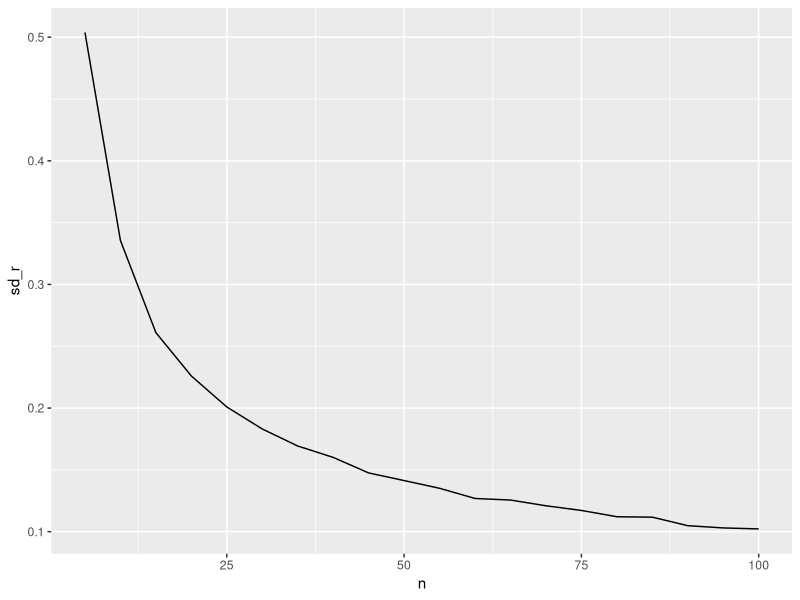

Reproduce this figure in R.
## ---- chunk 1
library(dplyr)
library(ggplot2)

tidyr::crossing(
  n = seq(5, 100, 5),
  k = 1:1000
) %>% 
  rowwise() %>% 
  mutate(r = cor(rnorm(n), rnorm(n))) %>% 
  group_by(n) %>% 
  summarise(sd_r = sd(r)) %>% 
  ggplot(aes(n , sd_r)) +
  geom_line()
